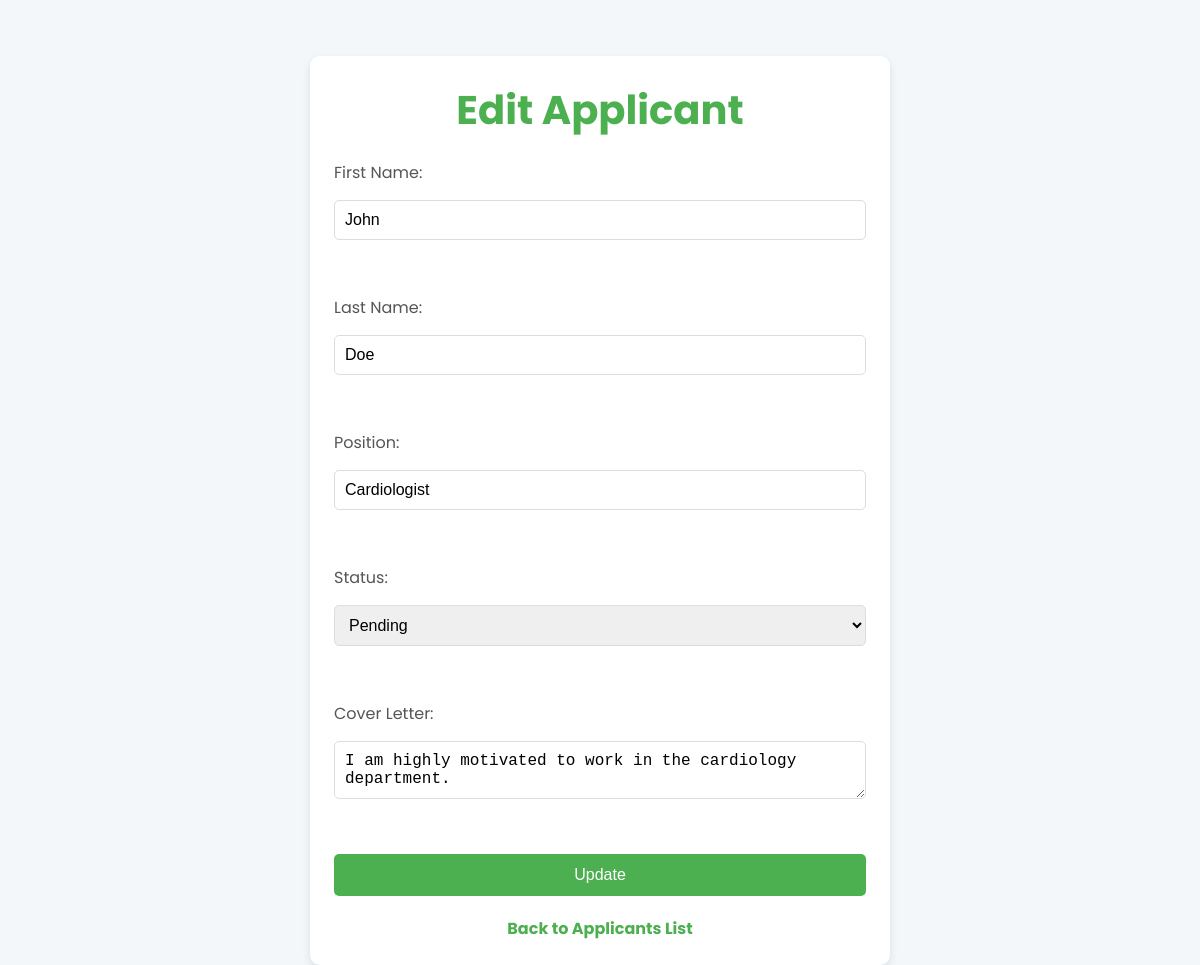
The app's page /editApplicant.php?id=1 (signed in) with its own data.
### tables this page shows
CREATE TABLE job_applications (
    application_id INT AUTO_INCREMENT PRIMARY KEY,
    doctor_id INT,
    application_date TIMESTAMP DEFAULT CURRENT_TIMESTAMP,
    position VARCHAR(100),
    status ENUM('Pending', 'Accepted', 'Rejected') DEFAULT 'Pending',
    cover_letter TEXT,
    FOREIGN KEY (doctor_id) REFERENCES doctors(doctor_id)
);

CREATE TABLE doctors (
    doctor_id INT AUTO_INCREMENT PRIMARY KEY,
    first_name VARCHAR(100) NOT NULL,
    last_name VARCHAR(100) NOT NULL,
    email VARCHAR(100) NOT NULL UNIQUE,
    phone_number VARCHAR(15),
    date_of_birth DATE,
    gender ENUM('Male', 'Female', 'Other'),
    address TEXT,
    department_id INT,
    FOREIGN KEY (department_id) REFERENCES departments(department_id)
);

### editApplicant.php (the view, shortened to what this page needs)
<?php
include('core/dbConfig.php');
if (isset($_GET['id'])) {
    $applicationId = $_GET['id'];
    $stmt = $pdo->prepare("
        SELECT ja.*, d.first_name, d.last_name
        FROM job_applications ja
        JOIN doctors d ON ja.doctor_id = d.doctor_id
        WHERE ja.application_id = :id
    ");
    $stmt->execute(['id' => $applicationId]);
    $applicant = $stmt->fetch();
}
?>
<!DOCTYPE html>
<html lang="en">
<head>
    <link rel="stylesheet" href="styles.css">
</head>
<body>
    <div class="edit_container">
        <h1>Edit Applicant</h1>
        <form method="post">
            <label for="first_name">First Name:</label>
            <input type="text" name="first_name" value="<?= htmlspecialchars($applicant['first_name']) ?>" required><br>
            <label for="last_name">Last Name:</label>
            <input type="text" name="last_name" value="<?= htmlspecialchars($applicant['last_name']) ?>" required><br>
            <label for="position">Position:</label>
            <input type="text" name="position" value="<?= htmlspecialchars($applicant['position']) ?>" required><br>
            <label for="status">Status:</label>
            <select name="status">
                <option value="Pending" <?= $applicant['status'] == 'Pending' ? 'selected' : '' ?>>Pending</option>
            </select><br>
            <label for="cover_letter">Cover Letter:</label>
            <textarea name="cover_letter"><?= htmlspecialchars($applicant['cover_letter']) ?></textarea><br>
            <button type="submit">Update</button>
        </form>
        <div style="text-align: center; margin-top: 20px;">
            <a href="index.php">Back to Applicants List</a>
        </div>
    </div>
</body>
</html>

### styles.css (style rules this page uses)
* { margin: 0; padding: 0; box-sizing: border-box; }
body { font-family: "Poppins", serif; background-color: #f4f7fa; color: #333; display: flex; justify-content: center; align-items: center; height: 100vh; padding: 20px; padding-top: 80px; }
.edit_container { width: 50%; max-width: 1200px; margin: 10rem 0 0 0; padding: 1.5em; background-color: #fff; border-radius: 10px; box-shadow: 0 4px 8px rgba(0, 0, 0, 0.1); }
h1 { font-size: 2.5rem; color: #4caf50; text-align: center; margin-bottom: 20px; }
form { display: flex; flex-direction: column; gap: 15px; }
label { font-size: 1rem; color: #555; }
input, select, textarea { font-size: 1rem; padding: 10px; border: 1px solid #ddd; border-radius: 5px; outline: none; transition: border-color 0.3s ease; }
button { background-color: #4caf50; color: white; padding: 12px; font-size: 1rem; border: none; border-radius: 5px; cursor: pointer; transition: background-color 0.3s ease; }
a { color: #4caf50; text-decoration: none; font-weight: bold; }

### records on screen
job_applications: first_name "John", last_name "Doe", position "Cardiologist", status "Pending", cover_letter "I am highly motivated to work in the cardiology department."
